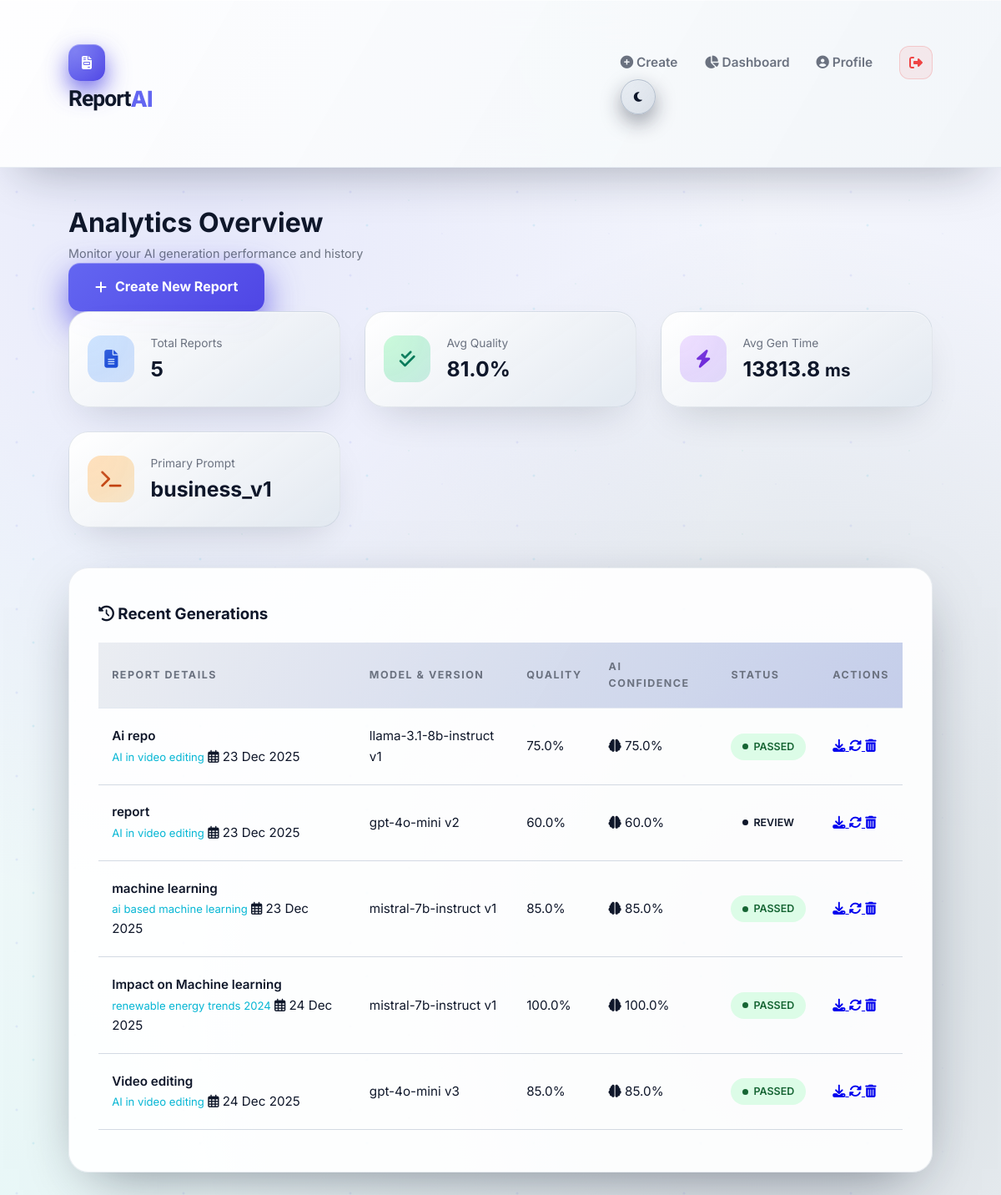
The page /dashboard (signed in) on the database its author committed.
### main.py (models this page shows)
class Report(db.Model):
    id = db.Column(db.Integer, primary_key=True)
    title = db.Column(db.String(200))
    topic = db.Column(db.String(200))
    filename = db.Column(db.String(200))
    user_id = db.Column(db.Integer, db.ForeignKey("user.id"))
    model_used = db.Column(db.String(50))
    prompt_version = db.Column(db.String(50))
    created_at = db.Column(db.DateTime, default=datetime.datetime.utcnow)
    quality_score = db.Column(db.Float)
    validation_status = db.Column(db.String(20))
    version = db.Column(db.Integer, default=1)
    parent_report_id = db.Column(db.Integer, nullable=True)
    generation_time_ms = db.Column(db.Integer)
    ai_confidence = db.Column(db.Float)

### main.py (the view)
@app.route("/dashboard")
@login_required
def dashboard():
    reports = current_user.reports
    total_reports = len(reports)
    avg_quality = round(
        sum(r.quality_score for r in reports) / total_reports, 2
    ) if reports else 0
    avg_generation_time = round(
        sum(r.generation_time_ms for r in reports) / total_reports, 2
    ) if reports else 0
    prompt_versions = [r.prompt_version for r in reports]
    most_used_prompt = (
        max(set(prompt_versions), key=prompt_versions.count)
        if reports else "N/A"
    )
    return render_template(
        "dashboard.html",
        reports=reports,
        total_reports=total_reports,
        avg_quality=avg_quality,
        avg_generation_time=avg_generation_time,
        most_used_prompt=most_used_prompt
    )

### main.py (called while the page is built)
@login_manager.user_loader
def load_user(user_id):
    return User.query.get(int(user_id))

### templates/dashboard.html (shortened to what this page needs)
{% extends "base.html" %}
{% block content %}
<div class="dashboard-header animate__animated animate__fadeInDown">
    <div>
        <h1 class="page-title">Analytics Overview</h1>
        <p class="text-muted">Monitor your AI generation performance and history</p>
    </div>
    <a href="{{ url_for('generate') }}" class="btn-primary">
        <i class="fas fa-plus"></i> Create New Report
    </a>
</div>
<div class="stats-grid animate__animated animate__fadeInUp">
    <div class="stat-card glass-card">
        <div class="stat-icon blue"><i class="fas fa-file-alt"></i></div>
        <div class="stat-info">
            <span class="stat-label">Total Reports</span>
            <strong class="stat-value">{{ total_reports }}</strong>
        </div>
    </div>
    <div class="stat-card glass-card">
        <div class="stat-icon green"><i class="fas fa-check-double"></i></div>
        <div class="stat-info">
            <span class="stat-label">Avg Quality</span>
            <strong class="stat-value">{{ avg_quality }}%</strong>
        </div>
    </div>
    <div class="stat-card glass-card">
        <div class="stat-icon purple"><i class="fas fa-bolt"></i></div>
        <div class="stat-info">
            <span class="stat-label">Avg Gen Time</span>
            <strong class="stat-value">{{ avg_generation_time }} <small>ms</small></strong>
        </div>
    </div>
    <div class="stat-card glass-card">
        <div class="stat-icon orange"><i class="fas fa-terminal"></i></div>
        <div class="stat-info">
            <span class="stat-label">Primary Prompt</span>
            <strong class="stat-value">{{ most_used_prompt }}</strong>
        </div>
    </div>
</div>
<div class="table-container glass-card animate__animated animate__fadeInUp" style="animation-delay: 0.2s;">
    <div class="table-header">
        <h3><i class="fas fa-history"></i> Recent Generations</h3>
    </div>
    {% if reports %}
    <div class="table-responsive">
        <table class="modern-table">
            <thead>
                <tr>
                    <th>Report Details</th>
                    <th>Model & Version</th>
                    <th>Quality</th>
                    <th>AI Confidence</th>
                    <th>Status</th>
                    <th>Actions</th>
                </tr>
            </thead>
            <tbody>
                {% for report in reports %}
                <tr>
                    <td>
                        <div class="report-meta">
                            <span class="report-title">{{ report.title }}</span>
                            <span class="report-topic">{{ report.topic }}</span>
                            <span class="report-date"><i class="far fa-calendar-alt"></i> {{ report.created_at.strftime('%d %b %Y') }}</span>
                        </div>
                    </td>
                    <td>
                        <div class="badge-group">
                            <span class="badge model">{{ report.model_used.split('/')[-1] }}</span>
                            <span class="badge version">v{{ report.version }}</span>
                        </div>
                    </td>
                    <td>
                        <div class="quality-cell">
                            <span class="quality-num">{{ report.quality_score }}%</span>
                        </div>
                    </td>
                    <td>
                        <div class="confidence-tag">
                            <i class="fas fa-brain"></i> {{ (report.ai_confidence * 100)|round(0) }}%
                        </div>
                    </td>
                    <td>
                        <span class="status-pill {{ report.validation_status|lower }}">
                            {{ report.validation_status }}
                        </span>
                    </td>
                    <td class="actions-cell">
                        <a href="{{ url_for('download', report_id=report.id) }}" class="action-btn download" title="Download PDF">
                            <i class="fas fa-download"></i>
                        </a>
                        <a href="{{ url_for('generate', topic=report.topic) }}" class="action-btn refresh" title="Regenerate">
                            <i class="fas fa-sync-alt"></i>
                        </a>
                        <a href="{{ url_for('delete_report', report_id=report.id) }}" class="action-btn delete"
                           onclick="return confirm('Delete this report forever?')" title="Delete">
                            <i class="fas fa-trash-alt"></i>
                        </a>
                    </td>
                </tr>
                {% endfor %}
            </tbody>
        </table>
    </div>
    {% else %}
    <div class="empty-state">
        <i class="fas fa-folder-open"></i>
        <p>No reports found. Start by generating your first AI report!</p>
    </div>
    {% endif %}
</div>
{% endblock %}

### templates/base.html (shortened to what this page needs)
<!DOCTYPE html>
<html lang="en">
<head>
    <link rel="stylesheet" href="https://cdnjs.cloudflare.com/ajax/libs/font-awesome/6.4.0/css/all.min.css">
    <link rel="stylesheet" href="https://cdnjs.cloudflare.com/ajax/libs/animate.css/4.1.1/animate.min.css"/>
    <link rel="stylesheet" href="{{ url_for('static', filename='style.css') }}">
</head>
<body>
<header class="navbar">
    <div class="container nav-wrapper">
        <div class="nav-left animate__animated animate__fadeIn">
            <div class="logo-icon">
                <i class="fas fa-file-invoice"></i>
            </div>
            <span class="brand">Report<span>AI</span></span>
        </div>
        <nav class="nav-right">
            {% if current_user.is_authenticated %}
                <div class="nav-links animate__animated animate__fadeIn">
                    <a href="{{ url_for('generate') }}" class="nav-item"><i class="fas fa-plus-circle"></i> Create</a>
                    <a href="{{ url_for('dashboard') }}" class="nav-item"><i class="fas fa-chart-pie"></i> Dashboard</a>
                    <a href="{{ url_for('profile') }}" class="nav-item"><i class="fas fa-user-circle"></i> Profile</a>
                    <a href="{{ url_for('logout') }}" class="logout-btn"><i class="fas fa-sign-out-alt"></i></a>
                </div>
            {% else %}
                <a href="{{ url_for('login') }}" class="login-btn">Login</a>
                <a href="{{ url_for('register') }}" class="register-btn">Get Started</a>
            {% endif %}
            <button id="themeToggle" class="theme-toggle">
                <i class="fas fa-moon"></i>
            </button>
        </nav>
    </div>
</header>
<main class="main-wrapper">
    <div class="container animate__animated animate__fadeIn">
        {% block content %}{% endblock %}
    </div>
</main>
</body>
</html>

### rows shown on the page
Report: prompt_version "business_v1", title "report", topic "AI in video editing", created_at "23 Dec 2025", model_used "gpt-4o-mini", version "2", quality_score "60.0", (report.ai_confidence*100)|round(0) "60.0", validation_status "REVIEW"
Report: title "Ai repo", topic "AI in video editing", created_at "23 Dec 2025", model_used "llama-3.1-8b-instruct", version "1", quality_score "75.0", (report.ai_confidence*100)|round(0) "75.0", validation_status "PASSED"
Report: title "machine learning", topic "ai based machine learning", created_at "23 Dec 2025", model_used "mistral-7b-instruct", version "1", quality_score "85.0", (report.ai_confidence*100)|round(0) "85.0", validation_status "PASSED"
Report: title "Impact on Machine learning", topic "renewable energy trends 2024", created_at "24 Dec 2025", model_used "mistral-7b-instruct", version "1", quality_score "100.0", (report.ai_confidence*100)|round(0) "100.0", validation_status "PASSED"
Report: title "Video editing", topic "AI in video editing", created_at "24 Dec 2025", model_used "gpt-4o-mini", version "3", quality_score "85.0", (report.ai_confidence*100)|round(0) "85.0", validation_status "PASSED"

### other values the page prints
{{ total_reports }} "5"
{{ avg_quality }} "81.0"
{{ avg_generation_time }} "13813.8"
